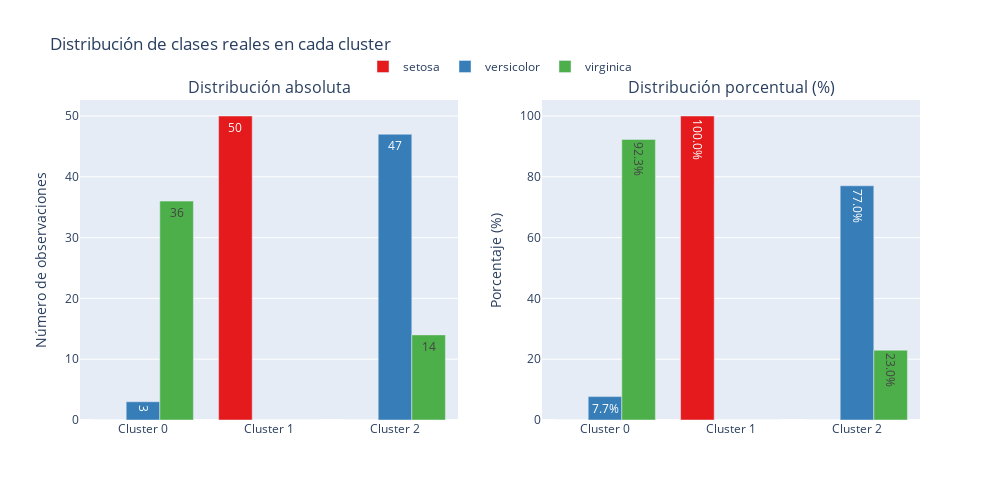

The code cell stored with this chart in its notebook:
### Code cell
# Mostrar los clusters en función a las clases reales

### Figure 1 — Plotly figure (JSON) as saved in the notebook; plotly's stock layout.template omitted (floating-point values rounded to 4 significant figures)
{"data": [{"marker": {"color": "#e41a1c"}, "name": "setosa", "text": [0.0, 50.0, 0.0], "textposition": "auto", "type": "bar", "x": ["Cluster 0", "Cluster 1", "Cluster 2"], "xaxis": "x", "y": [0, 50, 0], "yaxis": "y"}, {"marker": {"color": "#377eb8"}, "name": "versicolor", "text": [3.0, 0.0, 47.0], "textposition": "auto", "type": "bar", "x": ["Cluster 0", "Cluster 1", "Cluster 2"], "xaxis": "x", "y": [3, 0, 47], "yaxis": "y"}, {"marker": {"color": "#4daf4a"}, "name": "virginica", "text": [36.0, 0.0, 14.0], "textposition": "auto", "type": "bar", "x": ["Cluster 0", "Cluster 1", "Cluster 2"], "xaxis": "x", "y": [36, 0, 14], "yaxis": "y"}, {"marker": {"color": "#e41a1c"}, "name": "setosa", "showlegend": false, "text": ["0.0%", "100.0%", "0.0%"], "textposition": "auto", "type": "bar", "x": ["Cluster 0", "Cluster 1", "Cluster 2"], "xaxis": "x2", "y": [0.0, 100.0, 0.0], "yaxis": "y2"}, {"marker": {"color": "#377eb8"}, "name": "versicolor", "showlegend": false, "text": ["7.7%", "0.0%", "77.0%"], "textposition": "auto", "type": "bar", "x": ["Cluster 0", "Cluster 1", "Cluster 2"], "xaxis": "x2", "y": [7.692, 0.0, 77.05], "yaxis": "y2"}, {"marker": {"color": "#4daf4a"}, "name": "virginica", "showlegend": false, "text": ["92.3%", "0.0%", "23.0%"], "textposition": "auto", "type": "bar", "x": ["Cluster 0", "Cluster 1", "Cluster 2"], "xaxis": "x2", "y": [92.31, 0.0, 22.95], "yaxis": "y2"}], "layout": {"annotations": [{"font": {"size": 16}, "showarrow": false, "text": "Distribución absoluta", "x": 0.225, "xanchor": "center", "xref": "paper", "y": 1, "yanchor": "bottom", "yref": "paper"}, {"font": {"size": 16}, "showarrow": false, "text": "Distribución porcentual (%)", "x": 0.775, "xanchor": "center", "xref": "paper", "y": 1, "yanchor": "bottom", "yref": "paper"}], "barmode": "group", "height": 500, "legend": {"orientation": "h", "x": 0.5, "xanchor": "center", "y": 1.15}, "title": {"text": "Distribución de clases reales en cada cluster"}, "width": 1000, "xaxis": {"anchor": "y", "domain": [0, 0.45]}, "xaxis2": {"anchor": "y2", "domain": [0.55, 1]}, "yaxis": {"anchor": "x", "domain": [0, 1], "title": {"text": "Número de observaciones"}}, "yaxis2": {"anchor": "x2", "domain": [0, 1], "title": {"text": "Porcentaje (%)"}}}}
